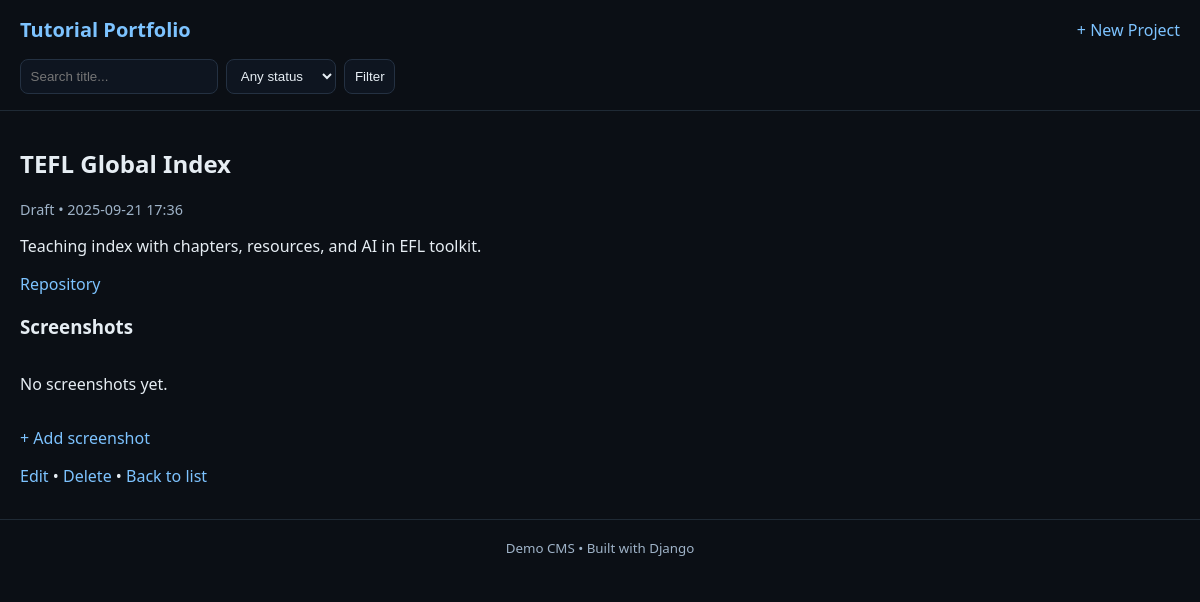
/projects/3/, run on the app's committed database.
### projects/models.py (models this page shows, shortened)
class Project(models.Model):
    STATUS_CHOICES=[("draft","Draft"),("in_progress","In Progress"),("published","Published"),("archived","Archived")]
    title=models.CharField(max_length=200)
    blurb=models.TextField(blank=True)
    repo_url=models.URLField(blank=True)
    demo_url=models.URLField(blank=True)
    status=models.CharField(max_length=20,choices=STATUS_CHOICES,default="draft")
    date_added=models.DateTimeField(auto_now_add=True)
    class Meta: ordering=["-date_added"]

### projects/views.py (the view)
# urls.py: path("<int:pk>/",views.ProjectDetail.as_view(),name="detail"),
class ProjectDetail(DetailView): model=Project

### projects/templates/projects/project_detail.html (shortened to what this page needs)
{% extends "projects/base.html" %}
{% block content %}
<article class="detail">
<header><h2>{{ object.title }}</h2><p class="muted">{{ object.get_status_display }} • {{ object.date_added|date:"Y-m-d H:i" }}</p></header>
{% if object.blurb %}<p>{{ object.blurb|linebreaks }}</p>{% endif %}
<section class="links">
  {% if object.repo_url %}<a href="{{ object.repo_url }}" target="_blank" rel="noopener">Repository</a>{% endif %}
</section>
<section class="screens">
<h3>Screenshots</h3>
<div class="shot-grid">
{% for s in object.screenshots.all %}
  <figure>
    {% if s.image_url %}<img src="{{ s.image_url }}" alt="{{ s.caption|default:'Screenshot' }}">{% endif %}
    {% if s.caption %}<figcaption>{{ s.caption }}</figcaption>{% endif %}
  </figure>
{% empty %}<p>No screenshots yet.</p>{% endfor %}
</div>
<p><a href="{% url 'projects:shot_create' %}">+ Add screenshot</a></p>
</section>
<p class="actions"><a href="{% url 'projects:update' object.pk %}">Edit</a> • <a href="{% url 'projects:delete' object.pk %}">Delete</a> • <a href="{% url 'projects:list' %}">Back to list</a></p>
</article>
{% endblock %}

### static/css/site.css (style rules this page uses)
* { box-sizing:border-box }
body { font-family:system-ui,-apple-system,Segoe UI,Roboto,Arial,sans-serif;margin:0;background:#0b0f15;color:#e6edf3 }
a { color:#7dc3ff;text-decoration:none }
.muted { color:#9fb3c8;font-size:.9rem }
.links { display:flex;gap:.75rem;margin-top:.5rem }
.shot-grid { display:grid;grid-template-columns:repeat(auto-fill,minmax(220px,1fr));gap:.75rem }

### data on the page
Project: title "TEFL Global Index", status "Draft", date_added "2025-09-21 17:36", blurb "Teaching index with chapters, resources, and AI in EFL toolkit."
